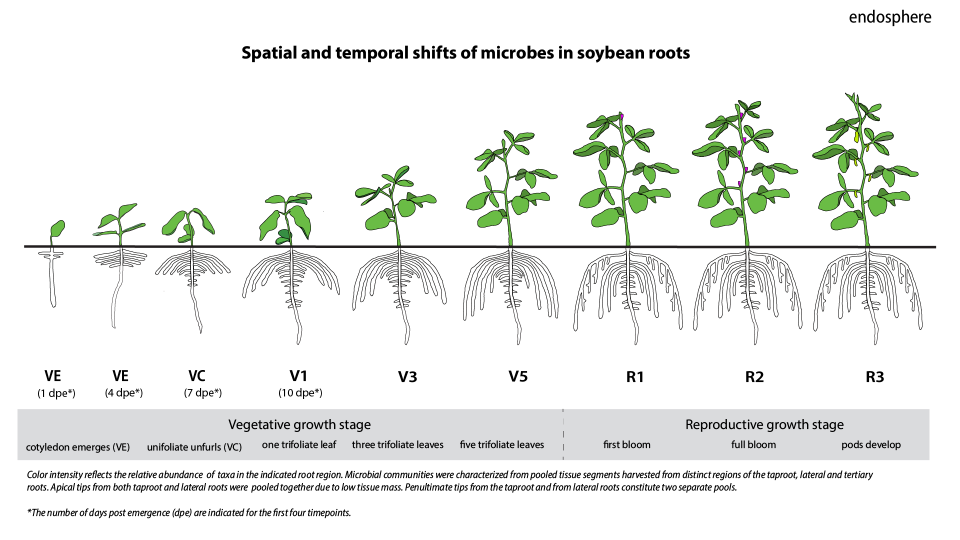
#> input picture resources/endosphere/template.png, 1920 x 1080 px (shown at 1/2 size); the run also reads 1 picture not shown here
$ python visualize.py
#> lines starting #> are read from the running program, lines starting #| are printed output that depends on the picture
from PIL import Image, ImageDraw, ImageFont
from os import path

from microbiome import Microbiome

IMAGE_HEIGHT = 1080
IMAGE_WIDTH = 1920

ENDOSPHERE_NUM_MASKS = 56
RHIZOSPHERE_NUM_MASKS = 62

ENDOSPHERE_TEMPLATE_PATH = path.join(path.dirname(__file__), 'resources', 'endosphere', 'template.png')
RHIZOSPHERE_TEMPLATE_PATH = path.join(path.dirname(__file__), 'resources', 'rhizosphere', 'template.png')
ENDOSPHERE_TEMPLATE = Image.open(ENDOSPHERE_TEMPLATE_PATH, 'r')
#> ENDOSPHERE_TEMPLATE is the input picture: PIL image 1920x1080 RGBA; mean R, G, B, A 231.5, 233.7, 230.7, 40.3
RHIZOSPHERE_TEMPLATE = Image.open(RHIZOSPHERE_TEMPLATE_PATH, 'r')

ARIAL_FONT_PATH = path.join(path.dirname(__file__), 'resources', 'arial.ttf')
HIERARCHY_FONT = ImageFont.truetype(ARIAL_FONT_PATH, size=20)

COLOR_IMAGE = Image.new('RGB', (IMAGE_WIDTH, IMAGE_HEIGHT), (255, 0, 0))
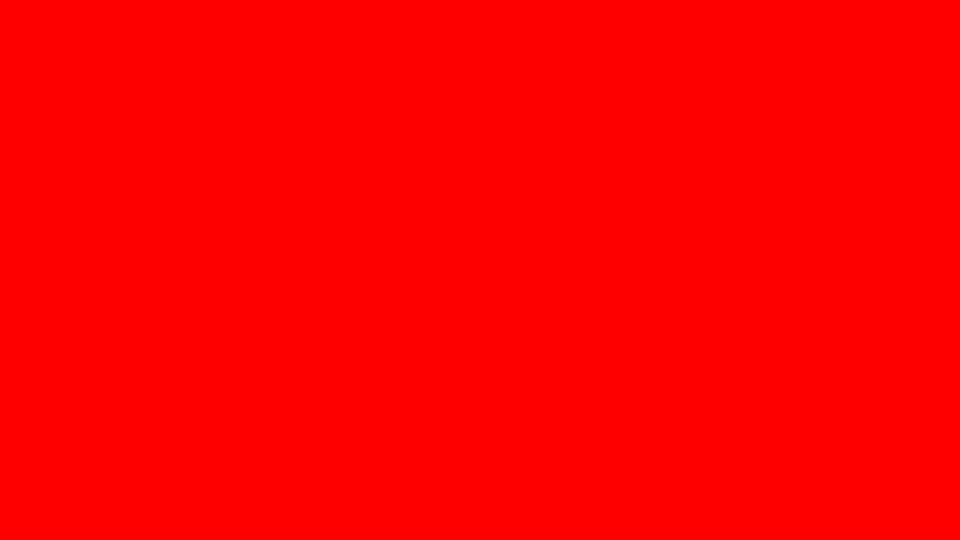
#> COLOR_IMAGE: PIL image 1920x1080 RGB (shown at 1/2 size); mean R, G, B 255, 0, 0
WHITE_IMAGE = Image.new('RGBA', (IMAGE_WIDTH, IMAGE_HEIGHT), (255, 255, 255, 255))
#> WHITE_IMAGE: PIL image 1920x1080 RGBA; every value is 255

def num_masks(microbiome):
  if microbiome == Microbiome.ENDOSPHERE:
    return ENDOSPHERE_NUM_MASKS
  else:
    return RHIZOSPHERE_NUM_MASKS

def load_masks(microbiome):
  directory = 'endosphere' if microbiome == Microbiome.ENDOSPHERE else 'rhizosphere'
  masks = []
  for i in range(1, num_masks(microbiome) + 1):
    mask_path = path.join(path.dirname(__file__), 'resources', directory, f'{i}_mask-01.png')
#> (the run stopped early here; a loop or call above may not have finished)
